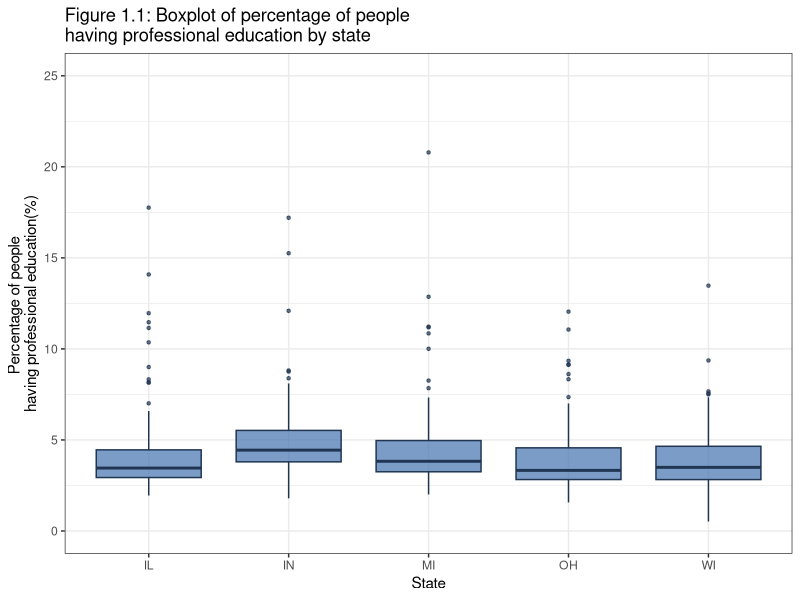
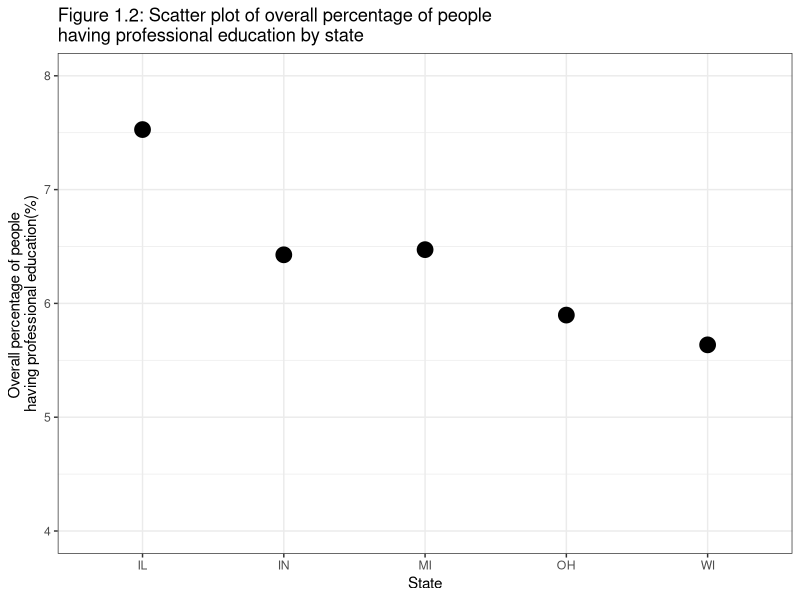
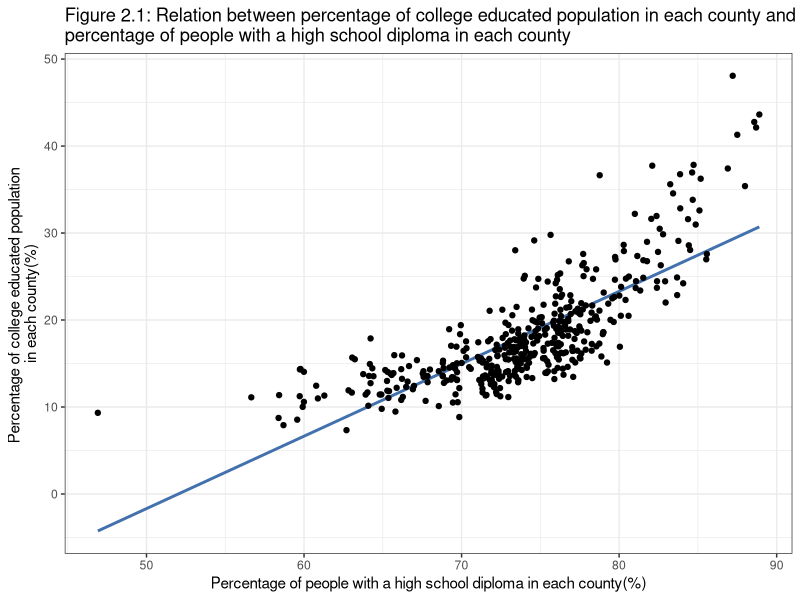
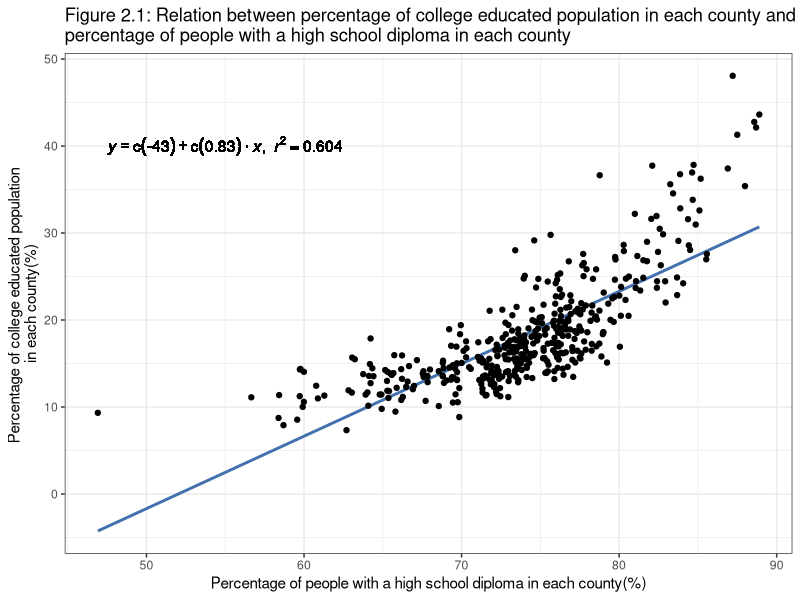
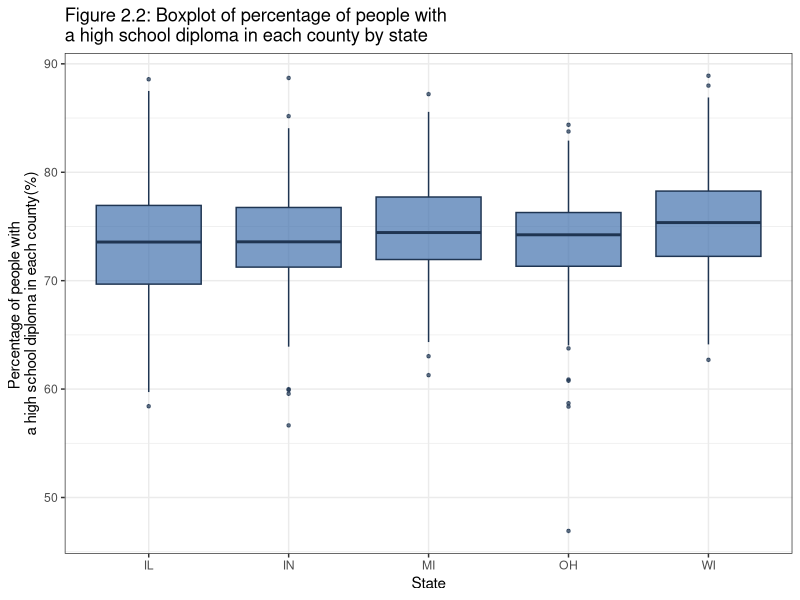
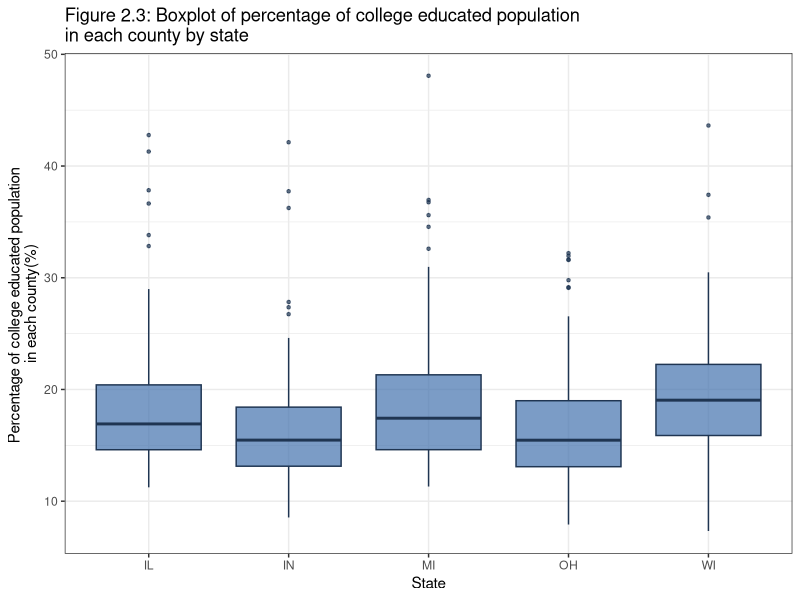
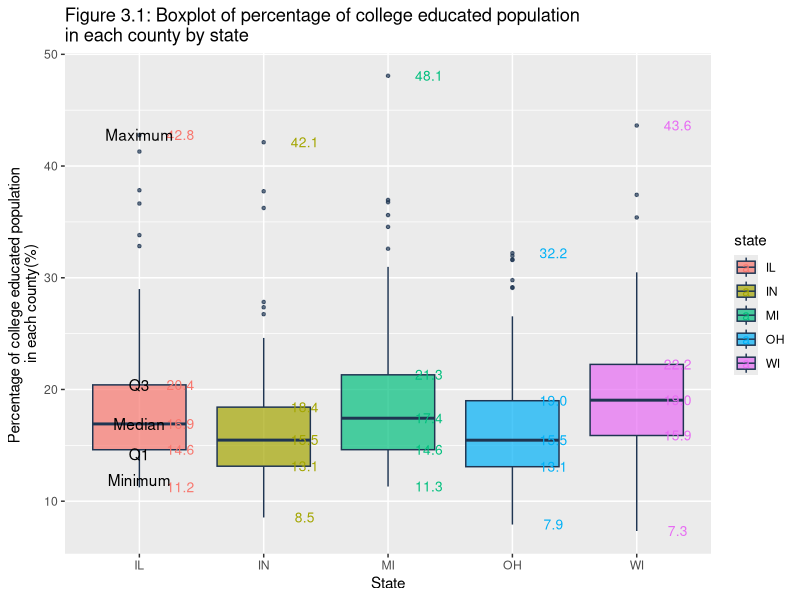
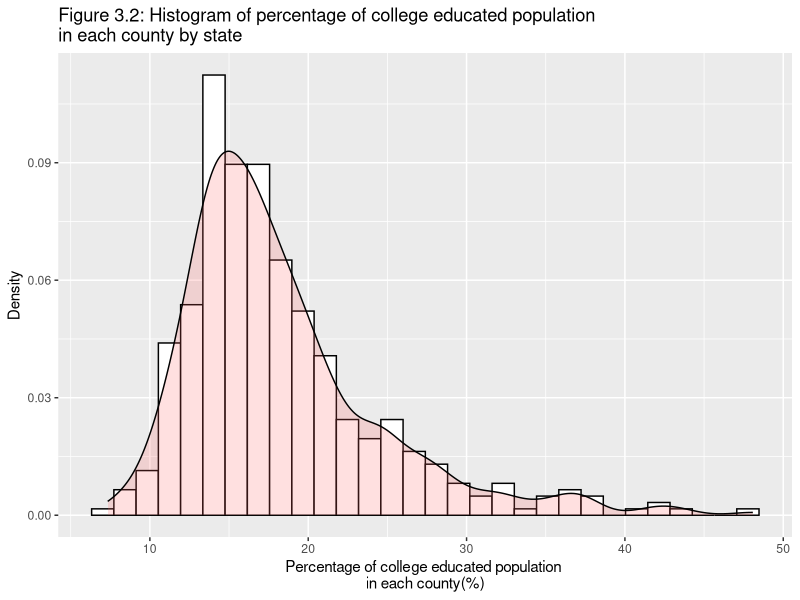

These figures' R source, in order: (Note: this script raises an error after producing the figures.)
#######################
##
## CSE6242: Data & Visual Analytics / Spring 2018
## Name: Zheng Fu / GT account name: zfu66
##
#######################                                                

#######################
##
## Q1
##
#######################

library(ggplot2)
data(midwest)

midwest$state <- as.factor(midwest$state)

fill <- "#4271AE"
line <- "#1F3552"

p1_1 <- ggplot(midwest, aes(x = state, y = percprof)) + 
        geom_boxplot(fill = fill, colour = line, alpha = 0.7,
                     outlier.colour = "#1F3552", outlier.shape = 20) +
        scale_x_discrete(name = "State") + 
        scale_y_continuous(name = "Percentage of people \nhaving professional education(%)",
                           breaks = seq(0, 25, 5),
                           limits=c(0, 25)) +
        ggtitle("Figure 1.1: Boxplot of percentage of people \nhaving professional education by state") +
        theme_bw()

p1_1

# Calculating overall percprof

midwest$total_prof<- as.integer(with(midwest, percprof * poptotal / 100))

df1 <- aggregate(midwest$total_prof, by=list(Category=midwest$state), FUN=sum)

#df2 <- tapply(midwest$total_prof, midwest$state, FUN=sum)

df2 <- aggregate(midwest$poptotal, by=list(Category=midwest$state), FUN=sum)

colnames(df1) <- c("state", "sumTotalProf")
colnames(df2) <- c("state", "sumTotalPop")
df3 <- merge(df1, df2, by="state")
df3$overall_percprof <- with(df3, sumTotalProf * 100/sumTotalPop)

p1_2 <- ggplot(df3, aes(y = overall_percprof, x = state)) + 
		geom_point(size=5) + 
		scale_x_discrete(name = "State") + 
        scale_y_continuous(name = "Overall percentage of people \nhaving professional education(%)",
                           breaks = seq(4, 8, 1),
                           limits=c(4, 8)) +
        ggtitle("Figure 1.2: Scatter plot of overall percentage of people \nhaving professional education by state") +
        theme_bw()
p1_2

#######################
##
## Q2
##
#######################

# perchsd vs. percollege

p <- ggplot(data = midwest, aes(x = perchsd, y = percollege)) +
				geom_smooth(method = "lm", se=FALSE, color="#4271AE", formula = y ~ x) +
				scale_x_continuous(name = "Percentage of people with a high school diploma in each county(%)") + 
        		scale_y_continuous(name = "Percentage of college educated population \nin each county(%)") +
        		ggtitle("Figure 2.1: Relation between percentage of college educated population in each county and\npercentage of people with a high school diploma in each county") + 
				geom_point() + theme_bw()
p

df <- as.data.frame(cbind(midwest$percollege, midwest$perchsd))
colnames(df) <- c("y", "x")

m <- lm(y ~ x, df);
eq <- substitute(italic(y) == a + b %.% italic(x)*","~~italic(r)^2~"="~r2, 
         list(a = format(coef(m)[1], digits = 2), 
              b = format(coef(m)[2], digits = 2), 
             r2 = format(summary(m)$r.squared, digits = 3)))
lm_text <- as.character(as.expression(eq));  

p2_1 = p + geom_text(aes(x=55, y=40), label = lm_text, parse = TRUE)
p2_1

cor(midwest$perchsd, midwest$percollege)

# state vs. perchsd

midwest$state <- as.factor(midwest$state)

fill <- "#4271AE"
line <- "#1F3552"

p2_2 <- ggplot(midwest, aes(x = state, y = perchsd)) + 
        geom_boxplot(fill = fill, colour = line, alpha = 0.7,
                     outlier.colour = "#1F3552", outlier.shape = 20) +
        scale_x_discrete(name = "State") + 
        scale_y_continuous(name = "Percentage of people with \na high school diploma in each county(%)") +
        ggtitle("Figure 2.2: Boxplot of percentage of people with \na high school diploma in each county by state") +
        theme_bw()

p2_2

# state vs. percollege

midwest$state <- as.factor(midwest$state)

fill <- "#4271AE"
line <- "#1F3552"

p2_3 <- ggplot(midwest, aes(x = state, y = percollege)) + 
        geom_boxplot(fill = fill, colour = line, alpha = 0.7,
                     outlier.colour = "#1F3552", outlier.shape = 20) +
        scale_x_discrete(name = "State") + 
        scale_y_continuous(name = "Percentage of college educated population \nin each county(%)") +
        ggtitle("Figure 2.3: Boxplot of percentage of college educated population \nin each county by state") +
        theme_bw()

p2_3

#######################
##
## Q3
##
#######################

# Boxplot

midwest$state <- as.factor(midwest$state)

line <- "#1F3552"

p <- ggplot(midwest, aes(x = state, y = percollege, fill = state)) + 
        geom_boxplot(colour = line, alpha = 0.7,
                     outlier.colour = "#1F3552", outlier.shape = 20) +
        scale_x_discrete(name = "State") + 
        scale_y_continuous(name = "Percentage of college educated population \nin each county(%)") +
        ggtitle("Figure 3.1: Boxplot of percentage of college educated population \nin each county by state") +
        stat_summary(geom="text", fun.y=quantile,
               aes(label=sprintf("%1.1f", ..y..), color=state),
               position=position_nudge(x=0.33), size=3.5)
        theme_bw()

p3_1 <- p + annotate("text", x = 1, y = c(42.8, 20.4, 16.9, 14.2, 11.9), label=c("Maximum", "Q3", "Median", "Q1", "Minimum"))

p3_1

# Histogram

p3_2 <- ggplot(midwest, aes(x = percollege)) + 
               geom_histogram(aes(y=..density..), colour="black", fill="white") +
               scale_x_continuous(name = "Percentage of college educated population \nin each county(%)") + 
        	   scale_y_continuous(name = "Density") +
        	   ggtitle("Figure 3.2: Histogram of percentage of college educated population \nin each county by state") +
               geom_density(alpha=.2, fill="#FF6666") 
p3_2

# Q-Q plot

y     <- quantile(midwest$percollege, c(0.25, 0.75)) 
x     <- qnorm( c(0.25, 0.75) )         
slope <- diff(y) / diff(x)             
int   <- y[1] - slope * x[1]           

p3_3 <- ggplot(midwest, aes(sample=percollege)) + 
        stat_qq(distribution=qnorm) + 
        geom_abline(intercept=int, slope=slope) + 
        scale_y_continuous(name = "Percentage of college educated population \nin each county(%)") +
        ggtitle("Figure 3.3: QQ plot of percentage of college educated population \nin each county by state") +
        theme_bw()

p3_3

#######################
##
## Q4
##
#######################

runif_df1 <- as.data.frame(cbind(runif(10), runif(10)))
colnames(runif_df1) <- c("x", "y")

runif_df2 <- as.data.frame(cbind(runif(1000), runif(1000)))
colnames(runif_df2) <- c("x", "y")

p4_1 <- ggplot(runif_df1, aes(y = y, x = x)) + 
		geom_point(size=1.5) + 
		scale_x_continuous(name = "Set1", breaks = seq(0, 1, 0.1), limits=c(0, 1)) +
        scale_y_continuous(name = "Set2", breaks = seq(0, 1, 0.1), limits=c(0, 1)) +
        ggtitle("Figure 4.1: Scatter plot of two sets of 10 random uniformly-distributed values") +
        theme_bw()
p4_1

p4_2 <- ggplot(runif_df2, aes(y = y, x = x)) + 
		geom_point(size=1.5) + 
		scale_x_continuous(name = "Set1", breaks = seq(0, 1, 0.1), limits=c(0, 1)) +
        scale_y_continuous(name = "Set2", breaks = seq(0, 1, 0.1), limits=c(0, 1)) +
        ggtitle("Figure 4.2: Scatter plot of two sets of 1000 random uniformly-distributed values") +
        theme_bw()
p4_2

# File size 

filesize <- c()

for (fileFormat in c("ps", "pdf", "jpeg", "png")){

	for (N in seq(50,1000,50)){

		runif_df <- as.data.frame(cbind(runif(N), runif(N)))
        colnames(runif_df) <- c("x", "y")

		p <- ggplot(runif_df, aes(y = y, x = x)) + 
		geom_point(size=1.5) + 
		scale_x_continuous(name = "Set1", breaks = seq(0, 1, 0.1), limits=c(0, 1)) +
        scale_y_continuous(name = "Set2", breaks = seq(0, 1, 0.1), limits=c(0, 1)) + theme_bw()

		ggsave("temp_figure", plot = p, device = fileFormat, scale = 1, width = 8, height = 8, units = "in", dpi = 300)

		filesize <- c(filesize, as.integer(file.size("temp_figure")))
	}

}

file_format <- c(rep("ps", 20), rep("pdf", 20), rep("jpeg", 20), rep("png", 20))

results <- as.data.frame(cbind(seq(50,1000,50), filesize, file_format))
colnames(results) <- c("N", "FileSize", "FileFormat")
results$FileFormat <- as.factor(results$FileFormat)
results$FileSize <- as.numeric(levels(results$FileSize))[results$FileSize]
results$N <- as.numeric(levels(results$N))[results$N]

p4_3 <- ggplot(data = results, aes(x = N, y = FileSize, color = FileFormat), size = 2) +
	    geom_line() +
	    geom_point(size=3) + 
	    scale_x_continuous(name = "N", breaks = seq(50, 1000, 50), limits=c(50, 1000)) +
	    scale_y_continuous(name = "File Size(bytes)") +
	    ggtitle("Figure 4.3: Relationship between file size and N for different file formats") + 
	    theme_bw()
p4_3

#######################
##
## Q5
##
#######################

library(ggplot2)
data(diamonds)

diamonds$color <- as.factor(diamonds$color)

# Barchart

p5_1 <- ggplot(diamonds, aes(color)) + 
			   geom_bar(colour="black", fill="white") + 
               xlab("Diamond Color") + 
        	   ylab("Count") +
        	   ggtitle("Figure 5.1: Number of diamonds in each color") + 
               theme_bw()
p5_1

# Histogram

p5_2 <- ggplot(diamonds, aes(x = carat)) + 
               geom_histogram(aes(y=..density..), colour="black", fill="white") +
               scale_x_continuous(name = "Carat") + 
        	   scale_y_continuous(name = "Density") +
        	   ggtitle("Figure 5.2: Histogram of diamond carat") +
               geom_density(alpha=.2, fill="#FF6666") 
p5_2

p5_3 <- ggplot(diamonds, aes(x = price)) + 
               geom_histogram(aes(y=..density..), colour="black", fill="white") +
               scale_x_continuous(name = "Price") + 
        	   scale_y_continuous(name = "Density") +
        	   ggtitle("Figure 5.3: Histogram of diamond price") +
               geom_density(alpha=.2, fill="#FF6666") 
p5_3

# Color Vs. Carat

line <- "#1F3552"

p5_4 <- ggplot(diamonds, aes(x = color, y = carat, fill = color)) + 
        geom_boxplot(colour = line, alpha = 0.7,
                     outlier.colour = "#1F3552", outlier.shape = 20) +
        scale_x_discrete(name = "Color") + 
        scale_y_continuous(name = "Carat") +
        ggtitle("Figure 5.4: Boxplot of carat by color") +
        theme_bw()

p5_4

# Color Vs. Price

line <- "#1F3552"

p5_5 <- ggplot(diamonds, aes(x = color, y = price, fill = color)) + 
        geom_boxplot(colour = line, alpha = 0.7,
                     outlier.colour = "#1F3552", outlier.shape = 20) +
        scale_x_discrete(name = "Color") + 
        scale_y_continuous(name = "Price") +
        ggtitle("Figure 5.5: Boxplot of price by color") +
        theme_bw()

p5_5

# Carat Vs. Price

p <- ggplot(data = diamonds, aes(x = carat, y = price)) +
				geom_smooth(method = "lm", se=FALSE, color="#4271AE", formula = y ~ x) +
				scale_x_continuous(name = "Carat") + 
        		scale_y_continuous(name = "Price") +
        		ggtitle("Figure 5.6: Relation between diamonds carat and price") + 
				geom_point() + theme_bw()
p

df <- as.data.frame(cbind(diamonds$price, diamonds$carat))
colnames(df) <- c("y", "x")

m <- lm(y ~ x, df);
r2 = format(summary(m)$r.squared, digits = 3)
lm_text <- as.character(paste("R^2 = ", r2))
p5_6 <- p + annotate("text", x = 2, y = 30000, label = lm_text)
p5_6

cor(diamonds$price, diamonds$carat)






